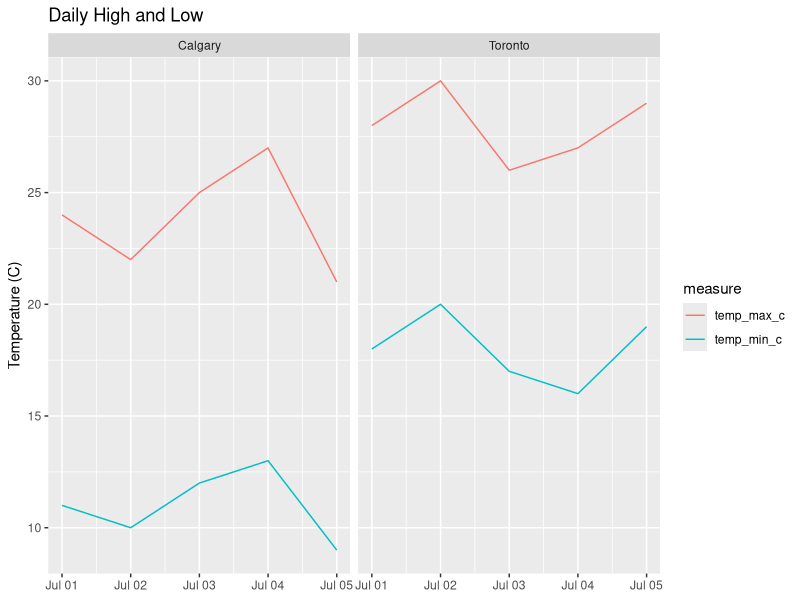

This figure's R source:
## ---- chunk 1
knitr::opts_chunk$set(echo = TRUE, message = FALSE, out.width = "90%")
## ---- chunk 2
library(readr)
library(dplyr)
library(tidyr)
library(ggplot2)
## ---- chunk 3
weather <- read_csv("data/weather_synthetic.csv", show_col_types = FALSE)
## ---- chunk 4
weather_long <- weather %>%
  pivot_longer(c(temp_max_c, temp_min_c),
               names_to = "measure", values_to = "temp_c")
## ---- chunk 5
city_temps <- weather_long %>%
  group_by(city, measure) %>%
  summarise(avg_temp = mean(temp_c), .groups = "drop")

rainy_days <- weather %>%
  group_by(city) %>%
  summarise(rainy_days = sum(rain_mm > 0), .groups = "drop")
## ---- chunk 6
ggplot(weather_long, aes(date, temp_c, colour = measure)) +
  geom_line() +
  facet_wrap(~ city) +
  labs(title = "Daily High and Low", x = NULL, y = "Temperature (C)")
## ---- chunk 7
knitr::kable(weather_long)
